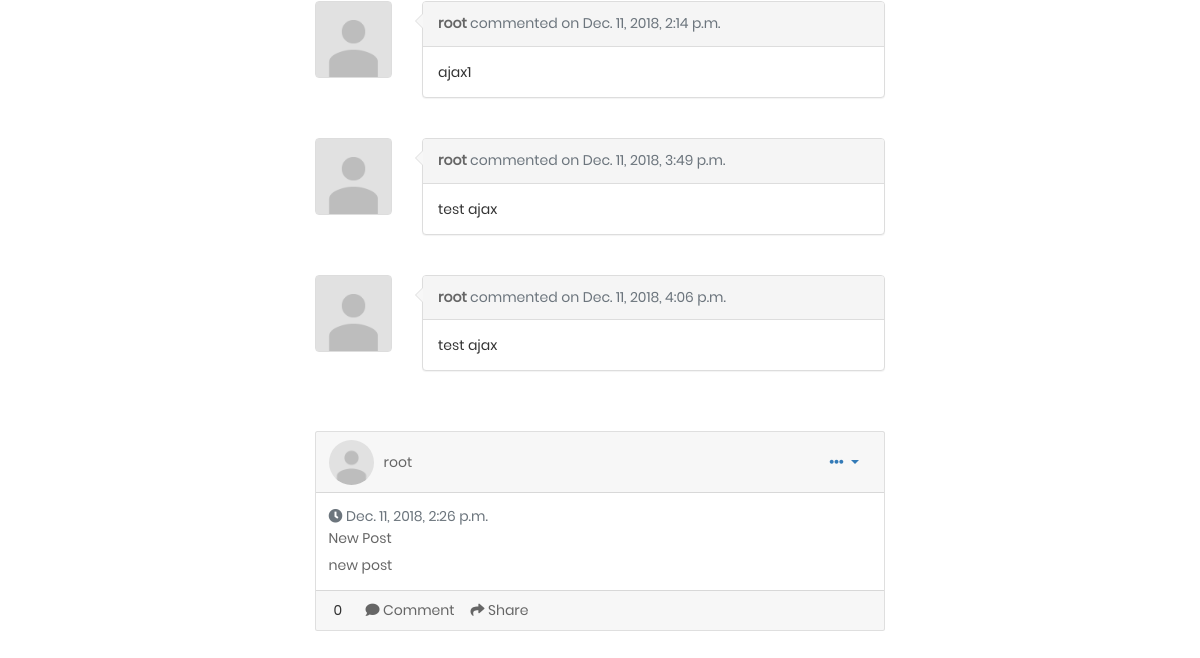
The app's page /posts/2 (lower part), older data.
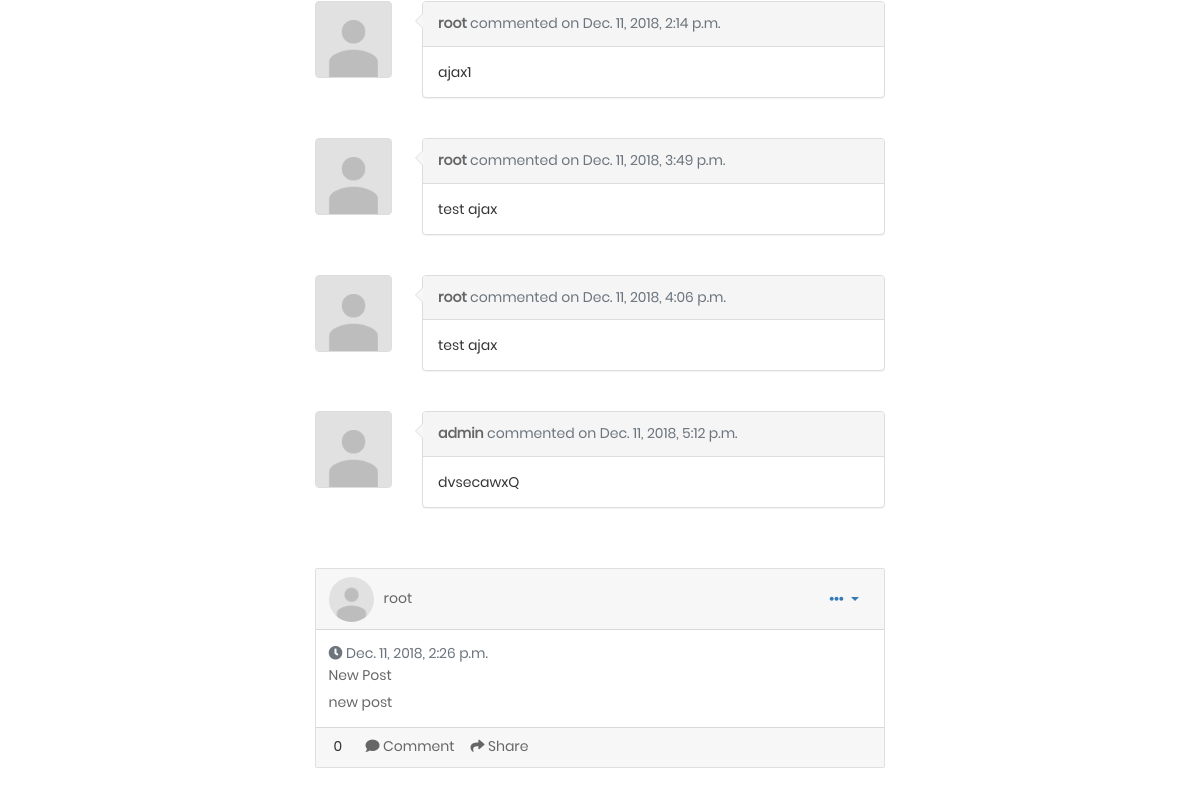
The same page, newer data.
### profiles/models.py (models this page shows, shortened)
class Comment(models.Model):
    content = models.TextField()
    created_on = models.DateTimeField(auto_now_add=True)
    author = models.ForeignKey(User,on_delete=models.CASCADE)
    post = models.ForeignKey(Post, related_name='comments', on_delete=models.CASCADE)

class Post(models.Model):
    title = models.CharField(max_length=255)
    content = models.TextField()
    created_on = models.DateTimeField(auto_now_add=True)
    author = models.ForeignKey(User, related_name='author',on_delete=models.CASCADE)
    upvote = models.ManyToManyField(User, related_name='upvotes')
    downvote = models.ManyToManyField(User, related_name='downvotes')
    vote_count = models.IntegerField(default = 0)

### profiles/views.py (the view)
# urls.py: url(r'^posts/(?P<pk>\d+)$', views.user_posts, name='user_posts'),
def user_posts(request, pk):
	user = User()
	user = User.objects.get(id=pk)
	posts = Post.objects.filter(author=user)
	template_data = {'posts' : posts, 'profile': True}
	return render(request, 'home.html', template_data)

### profiles/templates/home.html (shortened to what this page needs)
{% extends "base.html" %}
{% block content %}
    {% load static %}
    <div class="container-fluid gedf-wrapper">
        <div class="row">
            <div class="col-md-3">
            </div>
            <div class="col-md-6 gedf-main">
                <br><br>
                <div class="posts">
                    {% include "post.html" with posts=posts %}
                </div>
            </div>
            <div class="col-md-3">
            </div>
        </div>
    </div>
{% endblock  %}

### profiles/templates/post.html (shortened to what this page needs)
{% block post %}
    {% load static %}
    <link rel="stylesheet" type="text/css" href="{% static 'css/main.css' %}">
    {% for post in posts %}
        <div class="card gedf-card">
            <div class="card-header">
                <div class="d-flex justify-content-between align-items-center">
                    <div class="d-flex justify-content-between align-items-center">
                        <div class="mr-2">
                            {% if post.author.profile.all.count == 0 %}
                                <img class="rounded-circle" width="45" src="{% static 'images/default.png' %}"/>
                            {% else %}
                                {% for profile in post.author.profile.all %}
                                    <img class="rounded-circle" width="45" src="{{profile.profile_picture.url}}">
                                {% endfor %}
                            {% endif %}
                        </div>
                        <div class="ml-2">
                            <div class="h5 m-0"><a href="{% url 'profile-detail' post.author.id %}">{{ post.author.username }}</a></div>
                        </div>
                    </div>
                    <div>
                        <div class="dropdown">
                            <button class="btn btn-link dropdown-toggle" type="button" id="gedf-drop1" data-toggle="dropdown" aria-haspopup="true" aria-expanded="false">
                                <i class="fa fa-ellipsis-h"></i>
                            </button>
                        </div>
                    </div>
                </div>
            </div>
            <div class="card-body">
                <div class="text-muted h7 mb-2"> <i class="fa fa-clock-o"></i> {{ post.created_on }}</div>
                <a class="card-link" href="{% url 'post-detail' post.id %}">
                    <h5 class="card-title">{{ post.title }}</h5>
                </a>
                <p class="card-text">
                    {{ post.content }}
                </p>
            </div>
            <div class="card-footer">
                <span id="votes-{{post.id}}" style="padding-right: 20px; padding-left: 5px;">{{ post.vote_count }}</span>
                <a href="#" class="card-link"><i class="fa fa-comment"></i> Comment</a>
                <a href="#" class="card-link"><i class="fa fa-mail-forward"></i> Share</a>
            </div>
        </div>
        <br>
        <div id="comments-{{post.id}}">
        {% for comment in post.comments.all %}
            <div class="row">
                <div class="col-sm-auto">
                    <div class="thumbnail">
                        {% if comment.author.profile.all.count == 0 %}
                            <img class="img-responsive user-photo" height="75px" width="75px" src="{% static 'images/default.png' %}"/>
                        {% else %}
                            {% for profile in comment.author.profile.all %}
                                <img class="img-responsive user-photo" src="{{profile.profile_picture.url}}">
                            {% endfor %}
                        {% endif %}
                    </div>
                </div>
                <div class="col">
                    <div class="panel panel-default">
                        <div class="panel-heading">
                            <a href="{% url 'profile-detail' comment.author.id %}"><strong>{{comment.author}}</strong></a> <span class="text-muted">commented on {{comment.created_on}}</span>
                        </div>
                        <div class="panel-body">
                            {{comment.content}}
                        </div>
                    </div>
                </div>
            </div>
            <br>
        {% endfor %}
        <br>
        </div>
    {% endfor %}
{% endblock %}

Row changes from the older to the newer data that the page shows:
added Comment: author "admin", created_on "Dec. 11, 2018, 5:12 p.m.", content "dvsecawxQ", shown under Post (number 1 of 2 on the later page)
